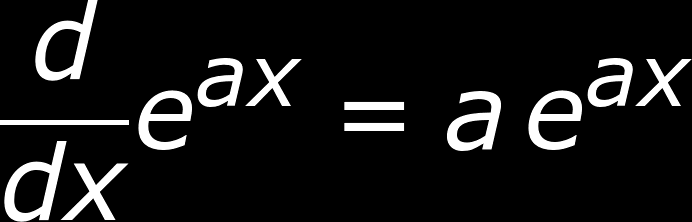
#> input picture formula/test.png, 692 x 222 px
$ python findcontours.py
#> lines starting #> are read from the running program, lines starting #| are printed output that depends on the picture; after the words box and inside, x2 and y2 are one past the last pixel; in counts of white or black regions, pixels touching at a corner belong together
## http://cs229.stanford.edu/proj2013/JimenezNguyen_MathFormulas_final_paper.pdf


import cv2
import numpy as np


img = cv2.imread('../formula/test.png')
#> img is the input picture: shape (222, 692, 3); min 0, max 255, mean 23.5
gray = cv2.cvtColor(img,cv2.COLOR_BGR2GRAY)

thresh = cv2.adaptiveThreshold(gray,255,1,1,11,2)
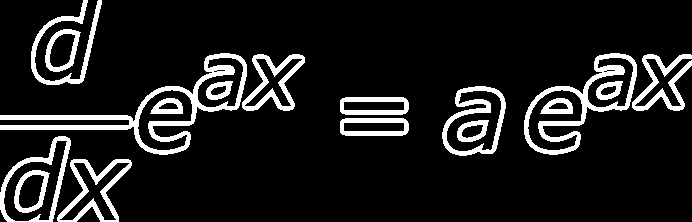
#> thresh: shape (222, 692); 11.4% white; 17 white regions, largest, box (x1, y1, x2, y2) and area: (0, 53, 247, 155) 3727, (524, 53, 637, 155) 2387, (57, 159, 132, 222) 1343
# thresh = 100
thresh_color = cv2.cvtColor(thresh,cv2.COLOR_GRAY2BGR)
# apply some dilation and erosion to join the gaps
thresh = cv2.dilate(thresh,None,iterations = 1)
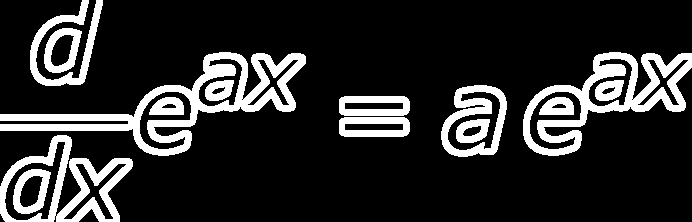
#> thresh: shape (222, 692); 17% white; 14 white regions

contours,hierarchy = cv2.findContours(thresh,cv2.RETR_EXTERNAL,cv2.CHAIN_APPROX_SIMPLE)
#> contours = 8 contours; box (x1, y1, x2, y2) and area: (0, 52, 306, 156) 9828, (523, 52, 692, 156) 8180, (0, 135, 133, 222) 6776, (441, 85, 507, 157) 3538, (30, 0, 103, 86) 1530, (339, 117, 410, 137) 1296, (339, 96, 410, 116) 1296, (44, 28, 82, 73) 1234
for cnt in contours:
    x,y,w,h = cv2.boundingRect(cnt)
    cv2.rectangle(img,(x,y),(x+w,y+h),(0,255,0),2)
    cv2.rectangle(thresh_color,(x,y),(x+w,y+h),(0,255,0),2)
#> this loop made 8 passes
#> (x, y, w, h) on passes 1 to 8: (0, 135, 133, 87), (339, 117, 71, 20), (339, 96, 71, 20), (441, 85, 66, 72), (523, 52, 169, 104), (0, 52, 306, 104), (44, 28, 38, 45), (30, 0, 73, 86)
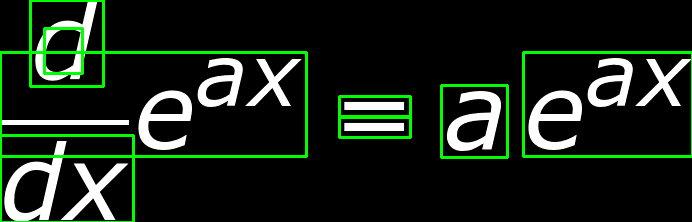
#> img: shape (222, 692, 3); 5.06% of pixels changed, all inside (x1, y1, x2, y2) = (0, 0, 692, 222)
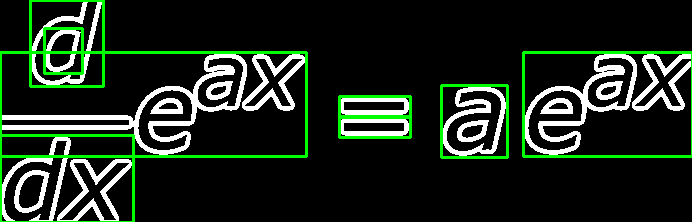
#> thresh_color: shape (222, 692, 3); mean B, G, R 28.2, 41.1, 28.2

cv2.namedWindow("img", cv2.WINDOW_NORMAL)
cv2.namedWindow("res", cv2.WINDOW_NORMAL)
cv2.imshow('img',img)
cv2.imshow('res',thresh_color)


if cv2.waitKey(0) == 27:
#> (key Esc is pressed here)
    cv2.destroyAllWindows()

### For more details & feature extraction on contours, visit : http://opencvpython.blogspot.com/2012/04/contour-features.html

$ run again, with formula/51.png copied over formula/test.png
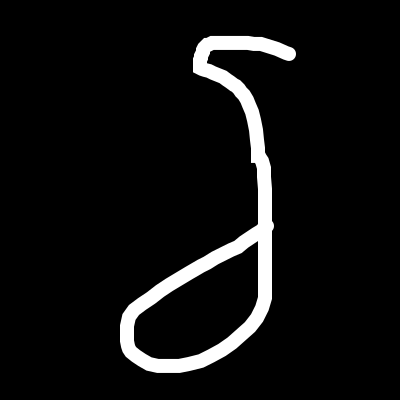
#> input picture formula/51.png, 400 x 400 px
#> img is the input picture: shape (400, 400, 3); min 0, max 255, mean 16.4
#> `thresh = cv2.dilate(thresh,None,iterations = 1)`:
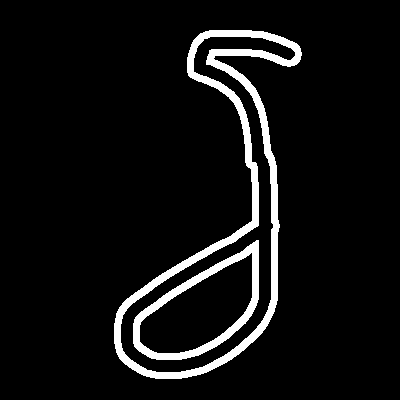
#> thresh: shape (400, 400); 6.7% white; 2 white regions
#> contours = 1 contour; box (x1, y1, x2, y2) and area: (114, 30, 302, 379) 24776
#> the loop `for cnt in contours:` made 1 pass
#> (x, y, w, h) on pass 1: (114, 30, 188, 349)
#> after the loop `for cnt in contours:`:
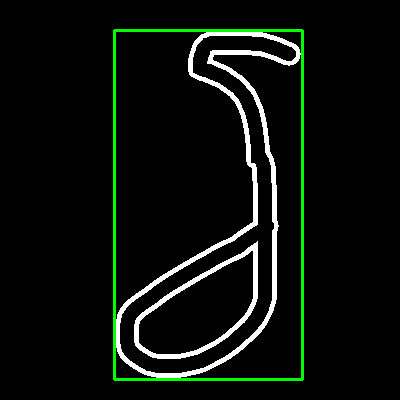
#> thresh_color: shape (400, 400, 3); mean B, G, R 11.2, 16.3, 11.2

$ run again, with formula/A-L.png copied over formula/test.png
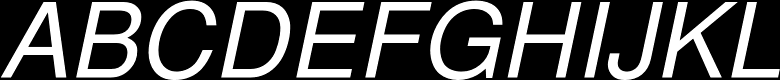
#> input picture formula/A-L.png, 780 x 80 px
#> img is the input picture: shape (80, 780, 3); min 0, max 255, mean 78.1
#> `thresh = cv2.dilate(thresh,None,iterations = 1)`:
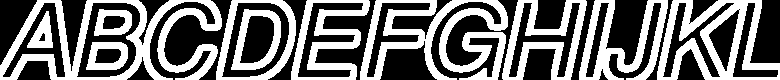
#> thresh: shape (80, 780); 44.7% white; 11 white regions
#> contours = 7 contours; box (x1, y1, x2, y2) and area: (0, 0, 222, 80) 10678, (657, 0, 780, 80) 6772, (360, 0, 508, 80) 5621, (216, 0, 296, 80) 5199, (502, 0, 587, 80) 3804, (291, 0, 370, 80) 3726, (579, 0, 668, 80) 3098
#> the loop `for cnt in contours:` made 7 passes
#> (x, w) on passes 1 to 7: (657, 123), (579, 89), (502, 85), (360, 148), (291, 79), (216, 80), (0, 222)
#> after the loop `for cnt in contours:`:
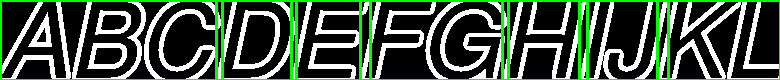
#> thresh_color: shape (80, 780, 3); mean B, G, R 66.9, 88.8, 66.9

$ run again, with formula/euler.png copied over formula/test.png
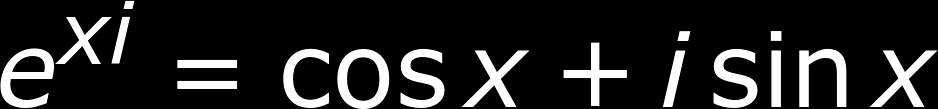
#> input picture formula/euler.png, 938 x 109 px
#> img is the input picture: shape (109, 938, 3); min 0, max 255, mean 35.7
#> `thresh = cv2.dilate(thresh,None,iterations = 1)`:
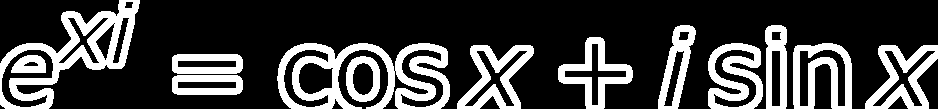
#> thresh: shape (109, 938); 25.1% white; 13 white regions
#> contours = 12 contours; largest, box (x1, y1, x2, y2) and area: (277, 43, 450, 109) 7142, (0, 0, 140, 109) 6824, (793, 43, 852, 109) 2852, (708, 43, 763, 109) 2813, (457, 45, 534, 109) 2720
#> the loop `for cnt in contours:` made 12 passes
#> (x, y, w, h) on passes 1 to 8: (172, 75, 71, 20), (346, 56, 34, 46), (172, 54, 71, 20), (865, 45, 73, 64), (457, 45, 77, 64), (793, 43, 59, 66), (708, 43, 55, 66), (277, 43, 173, 66)
#> after the loop `for cnt in contours:`:
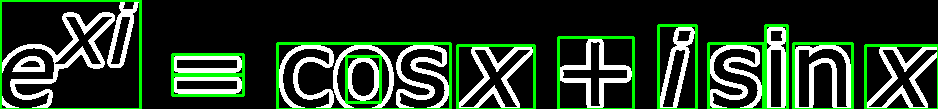
#> thresh_color: shape (109, 938, 3); mean B, G, R 40.7, 60.1, 40.7
